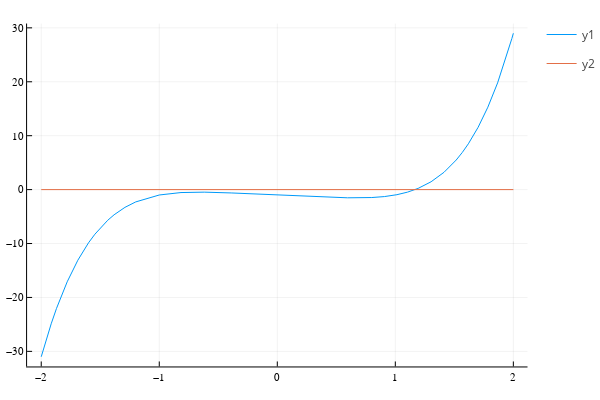

The cell this chart's notebook holds for it:
### Markdown cell above
A graph shows what looks like just one answer between $1$ and $2$, closer to $1$

### Code cell
f(x) = x^5 - x - 1
plot(f, -2, 2)
plot!(zero, -2, 2)

### Figure 1 — Plotly figure (JSON) as saved in the notebook; plotly's stock layout.template omitted (floating-point values rounded to 4 significant figures)
{"data": [{"colorbar": {"title": ""}, "legendgroup": "y1", "line": {"color": "rgba(0, 154, 250, 1.000)", "dash": "solid", "shape": "linear", "width": 1}, "mode": "lines", "name": "y1", "showlegend": true, "type": "scatter", "x": [-2, -1.99, -1.98, -1.971, -1.961, -1.916, -1.871, -1.825, -1.78, -1.69, -1.6, -1.545, -1.491, -1.437, -1.383, -1.291, -1.199, -0.9998, -0.816, -0.619, -0.3907, -0.1878, -0.009871, 0.1841, 0.3792, 0.595, 0.8002, 0.9069, 1.014, 1.103, 1.193, 1.303, 1.413, 1.464, 1.516, 1.567, 1.619, 1.701, 1.784, 1.867, 1.949, 1.962, 1.975, 1.987, 2], "xaxis": "x", "y": [-31, -30.24, -29.49, -28.75, -28.03, -24.89, -22.04, -19.45, -17.11, -13.1, -9.878, -8.271, -6.883, -5.689, -4.671, -3.294, -2.28, -0.9992, -0.5458, -0.4719, -0.6184, -0.8125, -0.9901, -1.184, -1.371, -1.52, -1.472, -1.293, -0.9436, -0.4674, 0.2263, 1.453, 3.213, 4.265, 5.485, 6.889, 8.499, 11.56, 15.29, 19.79, 25.19, 26.1, 27.04, 28.01, 29], "yaxis": "y", "zmax": null, "zmin": null}, {"colorbar": {"title": ""}, "legendgroup": "y2", "line": {"color": "rgba(227, 111, 71, 1.000)", "dash": "solid", "shape": "linear", "width": 1}, "mode": "lines", "name": "y2", "showlegend": true, "type": "scatter", "x": [-2, -1.961, -1.6, -1.383, -1.199, -0.9998, -0.816, -0.619, -0.3907, -0.1878, -0.009871, 0.1841, 0.3792, 0.595, 0.8002, 1.014, 1.193, 1.413, 1.619, 1.949, 2], "xaxis": "x", "y": [0, 0, 0, 0, 0, 0, 0, 0, 0, 0, 0, 0, 0, 0, 0, 0, 0, 0, 0, 0, 0], "yaxis": "y", "zmax": null, "zmin": null}], "layout": {"annotations": [], "height": 400, "legend_position": {"bgcolor": "rgba(255, 255, 255, 1.000)", "bordercolor": "rgba(0, 0, 0, 1.000)", "borderwidth": 1, "font": {"color": "rgba(0, 0, 0, 1.000)", "family": "sans-serif", "size": 11}, "title": {"font": {"color": "rgba(0, 0, 0, 1.000)", "family": "sans-serif", "size": 15}, "text": ""}, "tracegroupgap": 0, "traceorder": "normal", "x": 1, "xanchor": "auto", "y": 1, "yanchor": "auto"}, "margin": {"b": 20, "l": 0, "r": 0, "t": 20}, "paper_bgcolor": "rgba(255, 255, 255, 1.000)", "plot_bgcolor": "rgba(255, 255, 255, 1.000)", "showlegend": true, "width": 600, "xaxis": {"anchor": "y", "domain": [0.05101, 0.9934], "gridcolor": "rgba(0, 0, 0, 0.100)", "gridwidth": 0.5, "linecolor": "rgba(0, 0, 0, 1.000)", "mirror": false, "range": [-2.12, 2.12], "showgrid": true, "showline": true, "showticklabels": true, "tickangle": 0, "tickcolor": "rgb(0, 0, 0)", "tickfont": {"color": "rgba(0, 0, 0, 1.000)", "family": "sans-serif", "size": 11}, "tickmode": "array", "ticks": "inside", "ticktext": ["−2", "−1", "0", "1", "2"], "tickvals": [-2, -1, 0, 1, 2], "title": "", "titlefont": {"color": "rgba(0, 0, 0, 1.000)", "family": "sans-serif", "size": 15}, "type": "-", "visible": true, "zeroline": false, "zerolinecolor": "rgba(0, 0, 0, 1.000)"}, "yaxis": {"anchor": "x", "domain": [0.03762, 0.9902], "gridcolor": "rgba(0, 0, 0, 0.100)", "gridwidth": 0.5, "linecolor": "rgba(0, 0, 0, 1.000)", "mirror": false, "range": [-32.8, 30.8], "showgrid": true, "showline": true, "showticklabels": true, "tickangle": 0, "tickcolor": "rgb(0, 0, 0)", "tickfont": {"color": "rgba(0, 0, 0, 1.000)", "family": "sans-serif", "size": 11}, "tickmode": "array", "ticks": "inside", "ticktext": ["−30", "−20", "−10", "0", "10", "20", "30"], "tickvals": [-30, -20, -10, 0, 10, 20, 30], "title": "", "titlefont": {"color": "rgba(0, 0, 0, 1.000)", "family": "sans-serif", "size": 15}, "type": "-", "visible": true, "zeroline": false, "zerolinecolor": "rgba(0, 0, 0, 1.000)"}}}
